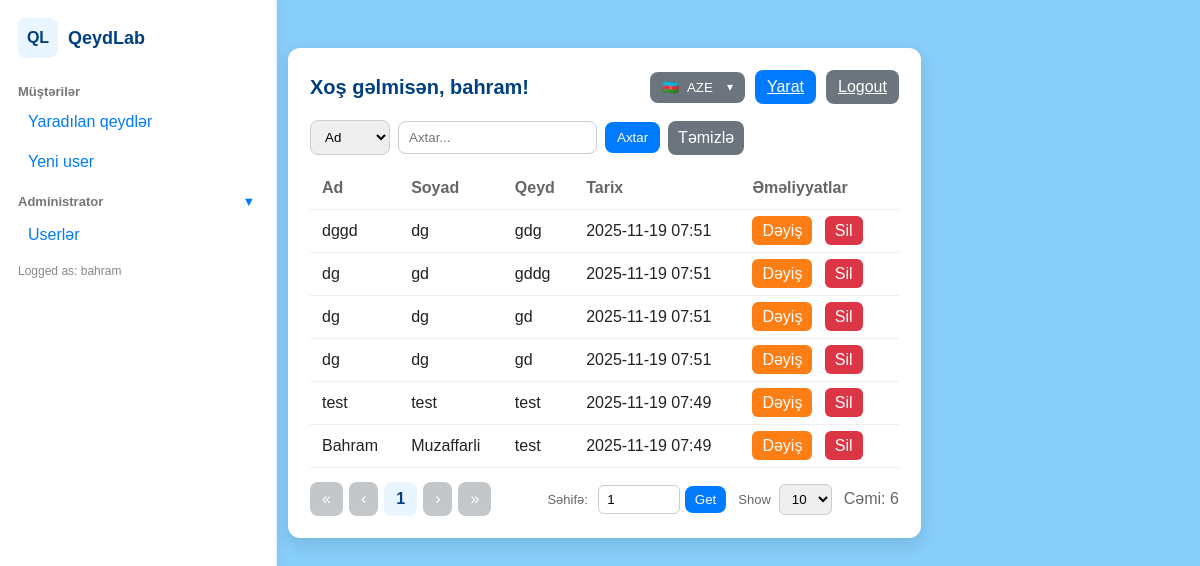
/welcome/ (signed in), run on the app's committed database.
### home/models.py (models this page shows, shortened)
class Note(models.Model):
    first_name = models.CharField(max_length=50)
    last_name = models.CharField(max_length=50)
    note = models.TextField()
    created_at = models.DateTimeField(auto_now_add=True)

### home/views.py (the view)
# urls.py: path("welcome/", views.welcome, name="welcome"),  # welcome səhifəsi
def welcome(request):
    username = request.session.get('username', 'Qonaq')
    lang = request.session.get('lang', 'aze')
    t = get_translations(lang)
    search_field = request.GET.get('search_field')
    q = request.GET.get('q')
    try:
        per_page = int(request.GET.get('per_page', 10))
    except (TypeError, ValueError):
        per_page = 10
    try:
        page_number = int(request.GET.get('page', 1))
    except (TypeError, ValueError):
        page_number = 1
    try:
        notes = Note.objects.all()
    except OperationalError as e:
        notes = Note.objects.none()
        context = {
            'username': username,
            'notes': [],
            'page_obj': None,
            'paginator': None,
            'per_page': per_page,
            'per_page_options': [5,10,25,50],
            'search_field': search_field,
            'q': q,
            'lang': lang,
            't': t,
            'total_count': 0,
            'db_error': str(e),
        }
        return render(request, "home/welcome.html", context)
    allowed = ['first_name', 'last_name', 'note']
    if search_field in allowed and q:
        notes = notes.filter(**{f"{search_field}__icontains": q})
    notes = notes.order_by('-created_at')
    from django.core.paginator import Paginator, EmptyPage, PageNotAnInteger
    paginator = Paginator(notes, per_page)
    try:
        page_obj = paginator.page(page_number)
    except PageNotAnInteger:
        page_obj = paginator.page(1)
    except EmptyPage:
        page_obj = paginator.page(paginator.num_pages)
    context = {
        'username': username,
        'notes': page_obj.object_list,
        'page_obj': page_obj,
        'paginator': paginator,
        'per_page': per_page,
        'per_page_options': [5,10,25,50],
        'search_field': search_field,
        'q': q,
        'lang': lang,
        't': t,
        'total_count': paginator.count,
    }
    current = page_obj.number
    last = paginator.num_pages
    display = []
    for i in range(1, min(3, last+1)):
        display.append(i)
    if current - 2 > 3:
        display.append('...')
    for i in range(max(3, current-2), min(last-1, current+2)+1):
        if i not in display:
            display.append(i)
    if current + 2 < last-2:
        display.append('...')
    for i in range(max( max(3, last-1), len(display)>0 and display[-1] + 1 or 3 ), last+1):
        if i not in display:
            display.append(i)
    context['page_range_display'] = display
    return render(request, "home/welcome.html", context)

### home/views.py (called while the page is built)
def get_translations(lang_code):
    return TRANSLATIONS.get(lang_code, TRANSLATIONS['aze'])

### home/templates/home/welcome.html (shortened to what this page needs)
<!DOCTYPE html>
<html>
<head>
</head>
<body>
    <div style="display:flex; gap:18px; width:100%;">
    {% include 'home/sidebar.html' %}
    <div class="main-with-sidebar">
    <div class="box">
    <div class="header">
            <h1>{{ t.welcome }} {{ username }}!</h1>
            <div class="controls">
                <div class="lang-dropdown" style="position:relative;">
                    <button id="langBtn" class="btn secondary" type="button" style="display:flex; align-items:center; gap:8px;">
                        <span id="langFlag">{% if lang == 'en' %}🇺🇸{% elif lang == 'ru' %}🇷🇺{% else %}🇦🇿{% endif %}</span>
                        <span id="langCode">{{ lang|upper }}</span>
                        <span style="font-size:12px; margin-left:6px;">▾</span>
                    </button>
                </div>
                <a href="{% url 'create_note' %}" class="btn">{{ t.create }}</a>
                <a href="{% url 'logout' %}" class="btn secondary">{{ t.logout }}</a>
            </div>
        </div>
        <form method="GET" style="margin-bottom:12px; display:flex; gap:8px; align-items:center;">
            <select name="search_field">
                <option value="first_name" {% if search_field == 'first_name' %}selected{% endif %}>{{ 'Ad' }}</option>
            </select>
            <input type="text" name="q" placeholder="{{ t.search }}..." value="{% if q %}{{ q }}{% endif %}">
            <button type="submit" class="btn">{{ t.search }}</button>
            <a href="{% url 'welcome' %}" class="btn secondary" style="padding:8px 10px; text-decoration:none;">{{ t.clear }}</a>
        </form>
        <table>
            <thead>
                <tr>
                    <th>{{ 'Ad' }}</th>
                    <th>{{ 'Soyad' }}</th>
                    <th>{{ 'Qeyd' }}</th>
                    <th>Tarix</th>
                    <th>{{ 'Əməliyyatlar' }}</th>
                </tr>
            </thead>
            <tbody>
            {% for note in notes %}
                <tr>
                    <td>{{ note.first_name }}</td>
                    <td>{{ note.last_name }}</td>
                    <td>{{ note.note }}</td>
                    <td>{{ note.created_at|date:"Y-m-d H:i" }}</td>
                    <td class="actions">
                        <a href="{% url 'edit_note' note.id %}" class="edit">{{ t.edit }}</a>
                        <a href="{% url 'delete_note' note.id %}" class="delete delete-link">{{ t.delete }}</a>
                    </td>
                </tr>
            {% empty %}
                <tr><td colspan="5" style="text-align:center; padding:18px; color:#666">{{ t.no_records }}</td></tr>
            {% endfor %}
            </tbody>
        </table>
        <div style="display:flex; justify-content:space-between; align-items:center; margin-top:14px; gap:12px; flex-wrap:wrap;">
            <div style="display:flex; gap:6px; align-items:center;">
                {% if page_obj.has_previous %}
                    <a href="?page=1&per_page={{ per_page }}{% if search_field %}&search_field={{ search_field }}{% endif %}{% if q %}&q={{ q }}{% endif %}" class="btn secondary">«</a>
                    <a href="?page={{ page_obj.previous_page_number }}&per_page={{ per_page }}{% if search_field %}&search_field={{ search_field }}{% endif %}{% if q %}&q={{ q }}{% endif %}" class="btn secondary">‹</a>
                {% else %}
                    <span class="btn secondary" style="opacity:.4">«</span>
                    <span class="btn secondary" style="opacity:.4">‹</span>
                {% endif %}
                {% for i in page_range_display %}
                    {% if i == '...' %}
                        <span style="padding:6px 8px; color:var(--muted)">…</span>
                    {% else %}
                        {% if i == page_obj.number %}
                            <span class="btn" style="background:#e9f5ff; color:#004080; font-weight:700">{{ i }}</span>
                        {% else %}
                            <a href="?page={{ i }}&per_page={{ per_page }}{% if search_field %}&search_field={{ search_field }}{% endif %}{% if q %}&q={{ q }}{% endif %}" class="btn" style="background:#fff; color:#004080; border:1px solid #e6f0fb">{{ i }}</a>
                        {% endif %}
                    {% endif %}
                {% endfor %}
                {% if page_obj.has_next %}
                    <a href="?page={{ page_obj.next_page_number }}&per_page={{ per_page }}{% if search_field %}&search_field={{ search_field }}{% endif %}{% if q %}&q={{ q }}{% endif %}" class="btn secondary">›</a>
                    <a href="?page={{ paginator.num_pages }}&per_page={{ per_page }}{% if search_field %}&search_field={{ search_field }}{% endif %}{% if q %}&q={{ q }}{% endif %}" class="btn secondary">»</a>
                {% else %}
                    <span class="btn secondary" style="opacity:.4">›</span>
                    <span class="btn secondary" style="opacity:.4">»</span>
                {% endif %}
            </div>
            <div style="display:flex; gap:12px; align-items:center;">
                <div>
                    <label style="color:var(--muted); font-size:13px; margin-right:6px">Səhifə:</label>
                    <input id="pageInput" type="number" min="1" max="{{ paginator.num_pages }}" value="{% if page_obj %}{{ page_obj.number }}{% else %}1{% endif %}" style="width:64px; padding:6px 8px; border-radius:6px; border:1px solid #ccc">
                    <button id="goPage" class="btn" style="padding:6px 10px;">Get</button>
                </div>
                <div style="display:flex; align-items:center; gap:8px;">
                    <label style="color:var(--muted); font-size:13px">Show</label>
                    <select id="perPage" style="padding:6px 8px; border-radius:6px; border:1px solid #ccc">
                        {% for opt in per_page_options %}
                            <option value="{{ opt }}" {% if per_page == opt %}selected{% endif %}>{{ opt }}</option>
                        {% endfor %}
                    </select>
                </div>
                <div style="color:var(--muted);">Cəmi: {{ total_count }}</div>
            </div>
        </div>
    </div>
    </div>
    </div>
</body>
</html>

### home/templates/home/sidebar.html (shortened to what this page needs)
<aside id="qeyd-sidebar" style="position:fixed; left:0; top:0; bottom:0; width:240px; background:#fff; border-right:1px solid #e6eefb; padding:18px; box-shadow:2px 0 12px rgba(0,0,0,0.04); z-index:60; overflow:auto;">
    <div style="display:flex; flex-direction:column; gap:12px;">
        <a href="{% url 'welcome' %}" style="text-decoration:none; color:inherit; display:flex; align-items:center; gap:10px;">
            <div style="width:40px; height:40px; border-radius:8px; background:#e9f5ff; display:flex; align-items:center; justify-content:center; font-weight:700; color:#004080">QL</div>
            <div style="font-weight:800; color:#004080; font-size:18px">QeydLab</div>
        </a>
        <nav style="margin-top:6px;">
            <div style="margin-top:8px; font-size:13px; color:#777; font-weight:700;">
                <a href="{% url 'welcome' %}" style="text-decoration:none; color:inherit;">Müştərilər</a>
            </div>
            <div style="display:flex; flex-direction:column; gap:6px; margin-top:6px;">
                <a href="{% url 'welcome' %}" style="padding:8px 10px; border-radius:8px; color:#007BFF; text-decoration:none;">Yaradılan qeydlər</a>
                <a href="{% url 'create_user' %}" style="padding:8px 10px; border-radius:8px; color:#007BFF; text-decoration:none;">Yeni user</a>
            </div>
            <div style="margin-top:14px; font-size:13px; color:#777; font-weight:700; display:flex; justify-content:space-between; align-items:center;">
                <div>Administrator</div>
                <button id="adminToggle" style="background:transparent;border:none;cursor:pointer;color:#007BFF;font-weight:700">▾</button>
            </div>
            <div id="adminMenu" style="display:none; margin-top:8px; display:flex; flex-direction:column; gap:6px;">
                <a href="{% url 'users_list' %}" style="padding:8px 10px; border-radius:8px; color:#007BFF; text-decoration:none;">Userlər</a>
            </div>
        </nav>
        <div style="margin-top:auto; font-size:12px; color:#888">Logged as: {{ request.user.username|default:request.session.username|default:'Qonaq' }}</div>
    </div>
</aside>

### home/templates/home/welcome.html (style rules this page uses)
:root { --bg: #87CEFA; --box-bg: #fff; --primary: #007BFF; --muted: #666; --radius: 12px; }
body { background-color: var(--bg); font-family: Arial, sans-serif; color: #222; display: flex; justify-content: center; padding: 40px 20px; }
.box { background: var(--box-bg); width: 100%; max-width: 900px; border-radius: var(--radius); box-shadow: 0 6px 18px rgba(0,0,0,0.12); padding: 22px; }
.header { display:flex; justify-content:space-between; align-items:center; margin-bottom: 16px; }
h1 { margin:0; font-size:20px; color:#004080 }
.controls { display:flex; gap:10px; align-items:center }
select, input[type="text"] { padding:8px 10px; border-radius:8px; border:1px solid #ccc }
.btn { background:var(--primary); color:#fff; border:none; padding:8px 12px; border-radius:8px; cursor:pointer }
.btn.secondary { background:#6c757d }
table { width:100%; border-collapse:collapse; margin-top:12px }
th, td { padding:12px; border-bottom:1px solid #eee; text-align:left }
th { color:var(--muted); font-weight:600; }
.actions a { margin-right:8px; padding:6px 10px; border-radius:6px; text-decoration:none; color:#fff }
.actions .edit { background: #FD7E14 }
.actions .delete { background: #DC3545 }

### home/templates/home/sidebar.html (style rules this page uses)
.main-with-sidebar { margin-left: 260px; max-width: calc(100% - 280px); }

### data on the page
Note: first_name "dggd", last_name "dg", note "gdg", created_at "2025-11-19 07:51", edit "Dəyiş", delete "Sil"
Note: first_name "dg", last_name "gd", note "gddg", created_at "2025-11-19 07:51", edit "Dəyiş", delete "Sil"
Note: first_name "dg", last_name "dg", note "gd", created_at "2025-11-19 07:51", edit "Dəyiş", delete "Sil"
Note: first_name "dg", last_name "dg", note "gd", created_at "2025-11-19 07:51", edit "Dəyiş", delete "Sil"
Note: first_name "test", last_name "test", note "test", created_at "2025-11-19 07:49", edit "Dəyiş", delete "Sil"
Note: first_name "Bahram", last_name "Muzaffarli", note "test", created_at "2025-11-19 07:49", edit "Dəyiş", delete "Sil"

### other printed values
{{ request.user.username|default:request.session.username|default:'Qonaq' }} "bahram"
{{ t.welcome }} "Xoş gəlmisən,"
{{ username }} "bahram"
{{ lang|upper }} "AZE"
{{ t.create }} "Yarat"
{{ t.logout }} "Logout"
{{ t.search }} "Axtar"
{{ t.clear }} "Təmizlə"
{{ 'Ad' }} "Ad"
{{ 'Soyad' }} "Soyad"
{{ 'Qeyd' }} "Qeyd"
{{ 'Əməliyyatlar' }} "Əməliyyatlar"
{{ i }} "1"
{{ total_count }} "6"
form field search_field "Ad"
